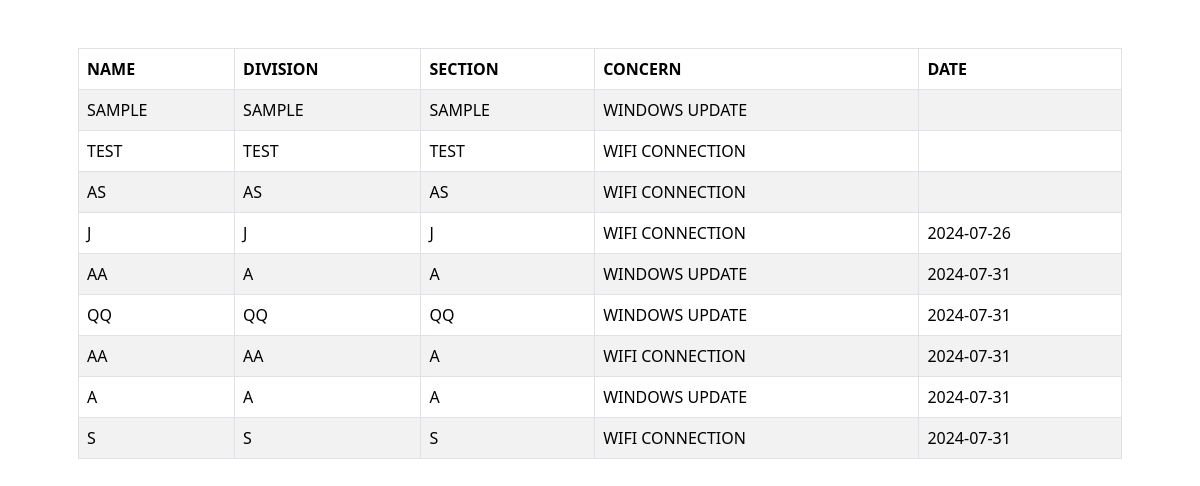
The page /display_appointments.php on the database as committed earlier.
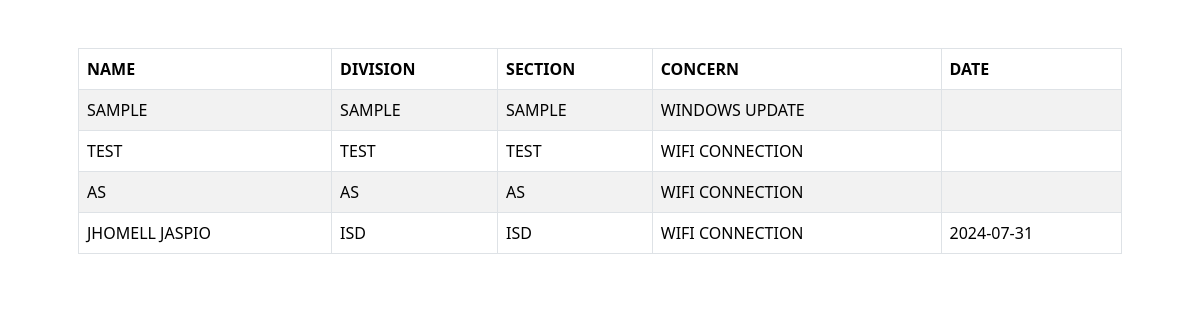
The same page on the database as committed later.
### tables this page shows
CREATE TABLE `appointment` (
  `id` int(11) NOT NULL,
  `full_name` varchar(255) NOT NULL,
  `division` varchar(255) NOT NULL,
  `section` varchar(255) NOT NULL,
  `concern` varchar(255) NOT NULL,
  `date` date DEFAULT NULL,
  `created_at` timestamp NOT NULL DEFAULT current_timestamp()
);

### display_appointments.php (the view, shortened to what this page needs)
<?php
    require_once 'connection/config.php';
    $sql = "SELECT * FROM appointment ORDER BY date ASC";
    $result = $conn->query($sql);
?>
<!DOCTYPE html>
    <html lang="en">
    <head>
        <link href="https://cdn.jsdelivr.net/npm/bootstrap@5.3.3/dist/css/bootstrap.min.css" rel="stylesheet">
    </head>
    <body>
        <div class="container p-5">
            <div class="table-responsive">
                <table class="table table-bordered table-striped">
                    <thead>
                        <tr>
                            <th>NAME</th>
                            <th>DIVISION</th>
                            <th>SECTION</th>
                            <th>CONCERN</th>
                            <th>DATE</th>
                        </tr>
                    </thead>
                    <tbody>
                        <?php
                            if($result->num_rows > 0){
                                while($row = $result->fetch_assoc()){
                                    echo "<tr>";
                                    echo "<td>" . $row['full_name'] . "</td>";
                                    echo "<td>" . $row['division'] . "</td>";
                                    echo "<td>" . $row['section'] . "</td>";
                                    echo "<td>" . $row['concern'] . "</td>";
                                    echo "<td>" . $row['date'] . "</td>";
                                    echo "</tr>";
                                }
                            }else{
                                echo "<tr><td colspan='5'>No appointments found</td></tr>";
                            }
                        ?>
                    </tbody>
                </table>
            </div>
        </div>
    </body>
</html>

Rows that differ between the two databases and show on the page:
removed appointment: full_name "J", division "J", section "J", concern "WIFI CONNECTION", date "2024-07-26"
removed appointment: full_name "AA", division "A", section "A", concern "WINDOWS UPDATE", date "2024-07-31"
removed appointment: full_name "QQ", division "QQ", section "QQ", concern "WINDOWS UPDATE", date "2024-07-31"
removed appointment: full_name "AA", division "AA", section "A", concern "WIFI CONNECTION", date "2024-07-31"
removed appointment: full_name "A", division "A", section "A", concern "WINDOWS UPDATE", date "2024-07-31"
removed appointment: full_name "S", division "S", section "S", concern "WIFI CONNECTION", date "2024-07-31"
added appointment: full_name "JHOMELL JASPIO", division "ISD", section "ISD", concern "WIFI CONNECTION", date "2024-07-31"
